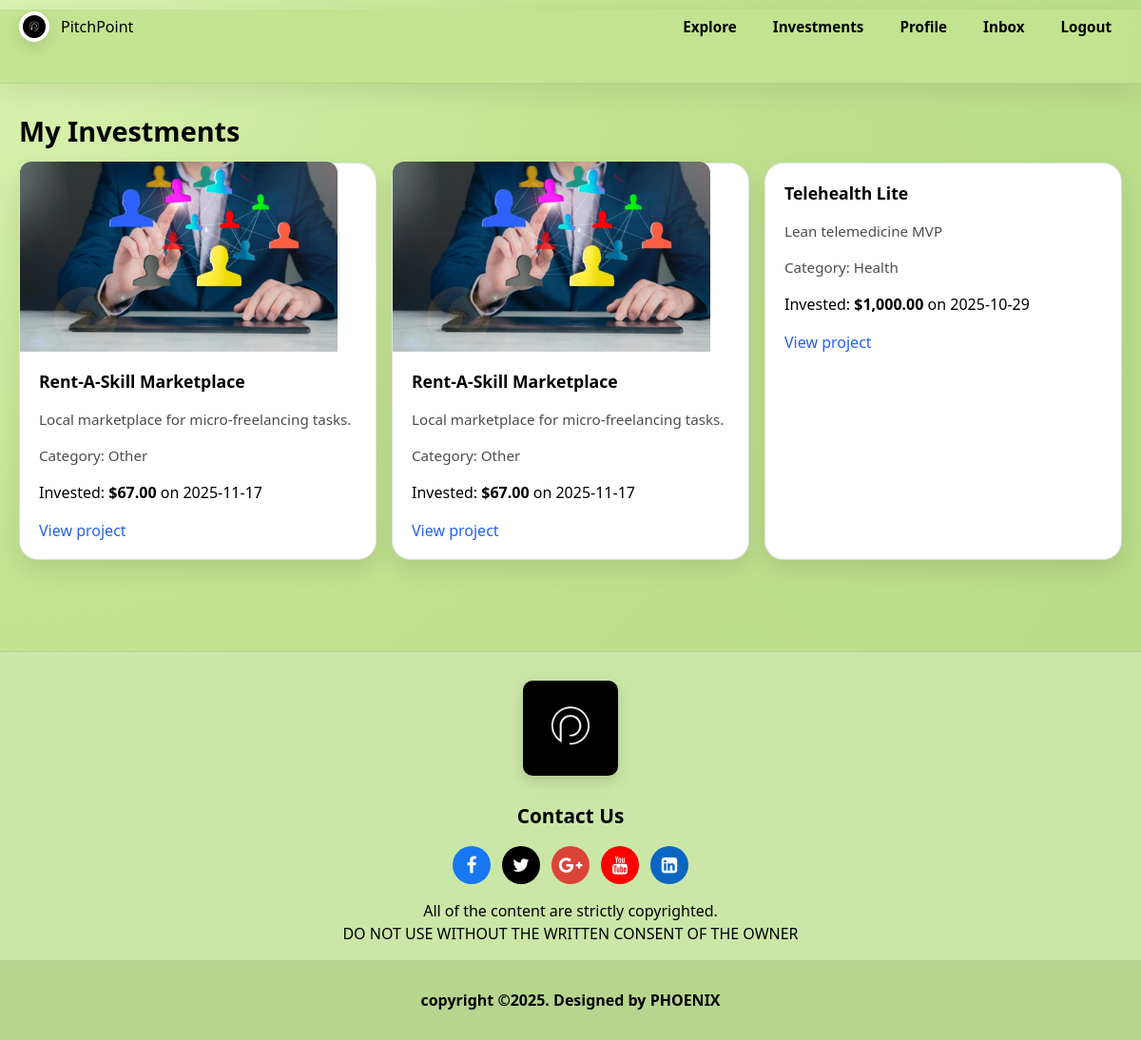
The app's page /pitchPoint_investor/index/investorindex.php?url=investor/investments (signed in) with its own data.
### tables this page shows
CREATE TABLE `projects` (
  `project_id` int(10) UNSIGNED NOT NULL,
  `entrepreneur_id` int(10) UNSIGNED NOT NULL,
  `title` varchar(180) NOT NULL,
  `summary` varchar(500) DEFAULT NULL,
  `problem` text DEFAULT NULL,
  `solution` text DEFAULT NULL,
  `category_id` int(10) UNSIGNED DEFAULT NULL,
  `budget` decimal(12,2) DEFAULT NULL,
  `stage` enum('idea','mvp','beta','launched') NOT NULL DEFAULT 'idea',
  `status` enum('draft','published','archived') NOT NULL DEFAULT 'draft',
  `visibility` enum('public','private') NOT NULL DEFAULT 'public',
  `created_at` datetime NOT NULL DEFAULT current_timestamp(),
  `updated_at` datetime NOT NULL DEFAULT current_timestamp() ON UPDATE current_timestamp()
);

CREATE TABLE `categories` (
  `category_id` int(10) UNSIGNED NOT NULL,
  `category_name` varchar(80) NOT NULL,
  `description` text DEFAULT NULL
);

CREATE TABLE `investments` (
  `investment_id` int(10) UNSIGNED NOT NULL,
  `investor_id` int(10) UNSIGNED NOT NULL,
  `project_id` int(10) UNSIGNED NOT NULL,
  `amount` decimal(12,2) NOT NULL,
  `payment_method` enum('card','bank','wallet','other') NOT NULL,
  `investment_date` datetime NOT NULL DEFAULT current_timestamp()
);

### pitchpoint_investor/app/core/controller.php (called while the page is built, shortened)
<?php
abstract class Controller {
    protected function view(string $path, array $data = []) {
        extract($data);
        require __DIR__ . '/../views/layouts/header.php';
        require __DIR__ . '/../views/' . $path . '.php';
        require __DIR__ . '/../views/layouts/footer.php';
    }
}

### pitchpoint_investor/app/controllers/InvestorController.php (called while the page is built, shortened)
<?php
class InvestorController extends Controller
{
    private User $userModel;
    private Investor $investorModel;
    public function __construct()
    {
        $this->userModel     = new User();
        $this->investorModel = new Investor();
    }
    public function investments()
    {
        $userId = $_SESSION['user_id'] ?? null;
        $user = $this->userModel->find($userId);
        $inv  = $user ? $this->investorModel->byUserId($user['user_id']) : null;
        $invested = $inv ? $this->investorModel->projectsInvested($inv['investor_id']) : [];
        $this->view('investor/investments', compact('user', 'inv', 'invested'));
    }
}

### pitchpoint_investor/app/config/database.php (called while the page is built, shortened)
<?php
if (!function_exists('db')) {
    function db(): PDO {
        static $pdo = null;
        if ($pdo !== null) return $pdo;
        $dsn = 'mysql:host=' . DB_HOST . ';port=' . DB_PORT . ';dbname=' . DB_NAME . ';charset=utf8mb4';
        $pdo = new PDO($dsn, DB_USER, DB_PASS, [
            PDO::ATTR_ERRMODE            => PDO::ERRMODE_EXCEPTION,
            PDO::ATTR_DEFAULT_FETCH_MODE => PDO::FETCH_ASSOC,
        ]);
        $pdo->exec('SET NAMES utf8mb4 COLLATE utf8mb4_unicode_ci');
        return $pdo;
    }
}
if (!function_exists('esc')) {
  function esc($s) { return htmlspecialchars($s ?? '', ENT_QUOTES, 'UTF-8'); }
}

### pitchpoint_investor/app/core/model.php (called while the page is built, shortened)
<?php
abstract class Model {
    public function __construct() {
        $this->db = db();
    }
}

### pitchpoint_investor/app/models/User.php (called while the page is built, shortened)
<?php
class User extends Model {
    public function find(int $id) {
        $q = $this->db->prepare("SELECT * FROM users WHERE user_id=? AND is_active=1");
        $q->execute([$id]);
        return $q->fetch();
    }
}

### pitchpoint_investor/app/models/investor.php (called while the page is built, shortened)
<?php
class Investor extends Model
{
    public function byUserId(int $userId)
    {
        $sql = "SELECT * FROM investors WHERE user_id = ?";
        $stmt = $this->db->prepare($sql);
        $stmt->execute([$userId]);
        return $stmt->fetch();
    }
   public function projectsInvested(int $investorId): array
{
    $sql = "
        SELECT
            p.*,
            i.amount,
            i.investment_date,
            i.payment_method,
            c.category_name,
            (SELECT storage_path FROM project_files
             WHERE project_id = p.project_id
               AND mime_type LIKE 'image/%'
               AND storage_path LIKE '%cover_image%'
             ORDER BY created_at ASC LIMIT 1) AS cover_image
        FROM investments i
        INNER JOIN projects p ON p.project_id = i.project_id
        LEFT JOIN categories c ON p.category_id = c.category_id
        WHERE i.investor_id = ?
        ORDER BY i.investment_date DESC ";
    $stmt = $this->db->prepare($sql);
    $stmt->execute([$investorId]);
    return $stmt->fetchAll();
}
}

### pitchpoint_investor/app/views/investor/investments.php (the view, shortened to what this page needs)
<h1>My Investments</h1>
<?php if (empty($invested)): ?>
    <p>You haven't invested in any projects yet.</p>
<?php else: ?>
    <div class="grid">
        <?php foreach ($invested as $row): ?>
            <?php
            $title     = esc($row['title'] ?? 'Untitled project');
            $projectId = (int)($row['project_id'] ?? 0);
            ?>
            <article class="card">
                <?php if (!empty($row['cover_image'])): ?>
                    <div class="project-image">
                        <img
                            src="/pitchPoint/pitchpoint_entrepreneur/<?= htmlspecialchars($row['cover_image']) ?>"
                            alt="<?= $title ?>"
                            style="width: 100%; height: 200px; object-fit: cover; border-radius: 12px 12px 0 0; margin: -20px -20px 12px -20px;"
                        >
                    </div>
                <?php endif; ?>
                <h2><?= $title ?></h2>
                <?php if (!empty($row['summary'])): ?>
                    <p class="muted"><?= esc($row['summary']) ?></p>
                <?php endif; ?>
                <p class="muted">
                    Category: <?= esc($row['category_name'] ?? '—') ?>
                </p>
                <p>
                    Invested:
                    <strong>
                        $<?= number_format((float)($row['amount'] ?? 0), 2) ?>
                    </strong>
                    on
                    <?php
                    if (!empty($row['investment_date'])) {
                        echo esc(date('Y-m-d', strtotime($row['investment_date'])));
                    } else {
                        echo 'N/A';
                    }
                    ?>
                </p>
                <?php if (function_exists('route')): ?>
                    <a href="<?= route('project/show/' . $projectId) ?>" class="link">
                        View project
                    </a>
                <?php endif; ?>
            </article>
        <?php endforeach; ?>
    </div>
<?php endif; ?>

### pitchpoint_investor/index/investorindex.php (shortened to what this page needs)
<?php
$ROOT = dirname(__DIR__);
require $ROOT . '/app/config/database.php';
require $ROOT . '/app/core/Model.php';
require $ROOT . '/app/core/Controller.php';
spl_autoload_register(function ($class) use ($ROOT) {
    $paths = [
        $ROOT . "/app/controllers/$class.php",
        $ROOT . "/app/models/$class.php",
    ];
    foreach ($paths as $p) {
        if (file_exists($p)) {
            return;
        }
    }
});
$action = $_GET['action'] ?? null;
switch ($action) {
    default:
        $url = $_GET['url'] ?? 'investor/dashboard';
        $parts = array_values(
            array_filter(
                explode('/', trim($url, '/'))
            )
        );
        $action         = $parts[1] ?? 'dashboard';
        $params         = array_slice($parts, 2);
        $controller = new $controllerName();
        call_user_func_array([$controller, $action], $params);
}

### pitchpoint_investor/app/views/layouts/header.php (shortened to what this page needs)
<?php
if (!function_exists('route')) {
    function route(string $path): string {
        return '/pitchPoint/pitchPoint_investor/index/investorindex.php?url=' . ltrim($path, '/');
    }
}
$loggedIn = !empty($_SESSION['user_id']);
?>
<!DOCTYPE html>
<html lang="en">
<head>
    <link rel="stylesheet" href="/pitchPoint/pitchPoint_investor/CSS/style.css">
    <link rel="stylesheet" href="/pitchPoint/pitchPoint_investor/CSS/footer.css">
    <link rel="stylesheet"
          href="https://stackpath.bootstrapcdn.com/font-awesome/4.7.0/css/font-awesome.min.css">
</head>
<body>
<header class="topbar">
    <div class="wrap topbar-inner">
        <a class="brand" href="<?= route('project/explore') ?>">
            <img src="/pitchPoint/logo.png"
                 alt="PitchPoint Logo"
                 class="logo"
                 style="width: 32px; height: 32px; border-radius: 50%;">
            PitchPoint
        </a>
        <nav class="nav">
            <a href="<?= route('project/explore') ?>">Explore</a>
            <a href="<?= route('investor/investments') ?>">Investments</a>
            <a href="<?= route('investor/profile') ?>">Profile</a>
            <?php if ($loggedIn): ?>
                <a href="<?= route('message/inbox') ?>">Inbox</a>
                <a href="<?= route('auth/logout') ?>" class="link">Logout</a>
            <?php else: ?>
                <a href="<?= route('auth/login') ?>">Login</a>
            <?php endif; ?>
        </nav>
    </div>
</header>
<main class="wrap">

### pitchpoint_investor/app/views/layouts/footer.php (shortened to what this page needs)
</main>
<link rel="stylesheet" href="/pitchPoint/pitchPoint_investor/CSS/footer.css">
<footer>
    <div class="footer-content">
        <img src="/pitchPoint/logo.png"
             alt="PitchPoint logo"
             width="100"
             height="100">
        <h3>Contact Us</h3>
        <ul class="socials">
            <li><a href="#"><i class="fa fa-facebook"></i></a></li>
            <li><a href="#"><i class="fa fa-twitter"></i></a></li>
            <li><a href="#"><i class="fa fa-google-plus"></i></a></li>
            <li><a href="#"><i class="fa fa-youtube"></i></a></li>
            <li><a href="#"><i class="fa fa-linkedin-square"></i></a></li>
        </ul>
        <p>
            All of the content are strictly copyrighted. <br>
            DO NOT USE WITHOUT THE WRITTEN CONSENT OF THE OWNER
        </p>
    </div>
    <div class="footer-bottom">
        <p>copyright &copy;<?= date('Y') ?>. Designed by <span>PHOENIX</span></p>
    </div>
</footer>
</body>
</html>

### pitchpoint_investor/CSS/style.css (style rules this page uses)
:root { --page-bg: #C2E391; --card-bg: #ffffff; --brand: #15803d; --brand-hover: #166534; --text-main: #000000; --text-muted: rgba(0,0,0,0.7); --border-light: rgba(0,0,0,0.12); --border-subtle: rgba(0,0,0,0.10); --radius-lg: 20px; --radius-pill: 999px; --shadow-soft: 0 12px 30px rgba(0,0,0,0.12); --shadow-card: 0 10px 25px rgba(0,0,0,0.10); }
*, *::before, *::after { box-sizing: border-box; }
body { margin: 0; padding-top: 10px; background: radial-gradient(circle at top left, #d9f3b0 0, var(--page-bg) 38%, #b5d985 100%); color: var(--text-main); font-family: system-ui, -apple-system, BlinkMacSystemFont, "Segoe UI", sans-serif; line-height: 1.5; }
a { text-decoration: none; color: inherit; }
.topbar { position: sticky; top: 0; z-index: 99; background: rgba(194,227,145,0.96); backdrop-filter: blur(10px); border-bottom: 1px solid rgba(0,0,0,0.06); box-shadow: 0 10px 25px rgba(0,0,0,0.08); }
.topbar-inner { display: flex; align-items: center; justify-content: space-between; gap: 22px; padding: 14px 20px; }
.brand { display: flex; align-items: center; gap: 12px; color: #000; }
.logo { width: 36px; height: 36px; border-radius: 999px; background: #fff; padding: 6px; box-shadow: 0 6px 16px rgba(0,0,0,0.16); }
.topbar .brand img.logo { width: 32px; height: 32px; border-radius: 50%; object-fit: contain; background: #fff; padding: 4px; box-shadow: 0 6px 16px rgba(0,0,0,0.12); }
.nav { display: flex; align-items: center; gap: 16px; }
.nav a, .nav .link, .nav button.linklike { font-size: 0.95rem; font-weight: 600; color: #000; padding: 6px 10px; border-radius: var(--radius-pill); text-decoration: none; border: 1px solid transparent; background: transparent; cursor: pointer; }
footer { background: #cbe7a8; margin-top: 40px; border-top: 1px solid rgba(0,0,0,0.1); padding-top: 30px; text-align: center; }
.footer-content img { width: 100px; border-radius: 10px; box-shadow: 0 6px 16px rgba(0,0,0,0.15); }
.footer-content h3 { font-size: 1.3rem; margin-bottom: 10px; }
.socials { display: flex; justify-content: center; gap: 12px; padding: 0; list-style: none; }
.socials li a { width: 40px; height: 40px; background: #333; border-radius: 50%; display: flex; justify-content: center; align-items: center; color: #fff; font-size: 1.2rem; transition: 0.25s ease; }
.socials li:nth-child(1) a { background: #1877F2; }
.socials li:nth-child(2) a { background: #000; }
.socials li:nth-child(3) a { background: #DB4437; }
.socials li:nth-child(4) a { background: #FF0000; }
.socials li:nth-child(5) a { background: #0A66C2; }
.footer-bottom { background: #b6d68e; padding: 14px 0; margin-top: 15px; font-weight: 600; }
.wrap { max-width: 1240px; margin: 0 auto; padding: 0 20px 40px; }
main.wrap h1 { margin-top: 28px; margin-bottom: 12px; font-size: 1.8rem; }
.muted, .section-subtitle { color: var(--text-muted); font-size: 0.95rem; }
.card, .profile-block { background: var(--card-bg); border-radius: var(--radius-lg); padding: 18px 20px; border: 1px solid var(--border-light); box-shadow: var(--shadow-card); margin-bottom: 16px; }
.card h2, .profile-block h2 { margin-top: 0; margin-bottom: 8px; font-size: 1.1rem; }
.grid { display: grid; grid-template-columns: repeat(auto-fit, minmax(260px, 1fr)); gap: 16px; }
.link { color: #2563eb; text-decoration: none; }

### pitchpoint_investor/CSS/footer.css (style rules this page uses)
footer { width: 100%; background: #cbe7a8; margin-top: 40px; border-top: 1px solid rgba(0,0,0,0.1); padding-top: 30px; text-align: center; }
.footer-content img { width: 100px; border-radius: 10px; box-shadow: 0 6px 16px rgba(0,0,0,0.15); }
.footer-content h3 { font-size: 1.3rem; margin-bottom: 10px; }
.socials { display: flex; justify-content: center; gap: 12px; padding: 0; list-style: none; }
.socials li a { width: 40px; height: 40px; background: #333; border-radius: 50%; display: flex; justify-content: center; align-items: center; color: #fff; font-size: 1.2rem; transition: 0.25s ease; }
.socials li:nth-child(1) a { background: #1877F2; }
.socials li:nth-child(2) a { background: #000; }
.socials li:nth-child(3) a { background: #DB4437; }
.socials li:nth-child(4) a { background: #FF0000; }
.socials li:nth-child(5) a { background: #0A66C2; }
.footer-bottom { background: #b6d68e; padding: 14px 0; margin-top: 15px; font-weight: 600; }

### pitchpoint_investor/app/views/layouts/header.php (style rules this page uses)
body { outline: 5px solid fuchsia; }

### records on screen
projects: shows a picture, title "Rent-A-Skill Marketplace", summary "Local marketplace for micro-freelancing tasks.", category.category_name "Other", investments.amount "67.00", investments.investment_date "2025-11-17"
projects: title "Telehealth Lite", summary "Lean telemedicine MVP", category.category_name "Health", investments.amount "1,000.00", investments.investment_date "2025-10-29"
